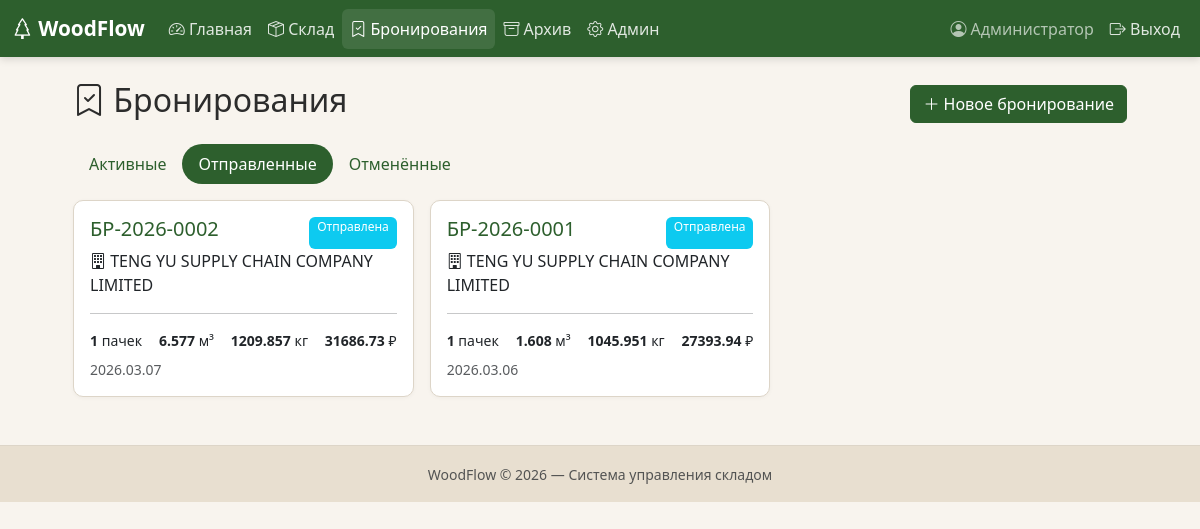
The page /bookings?status=отправлена (signed in) on the database as committed earlier.
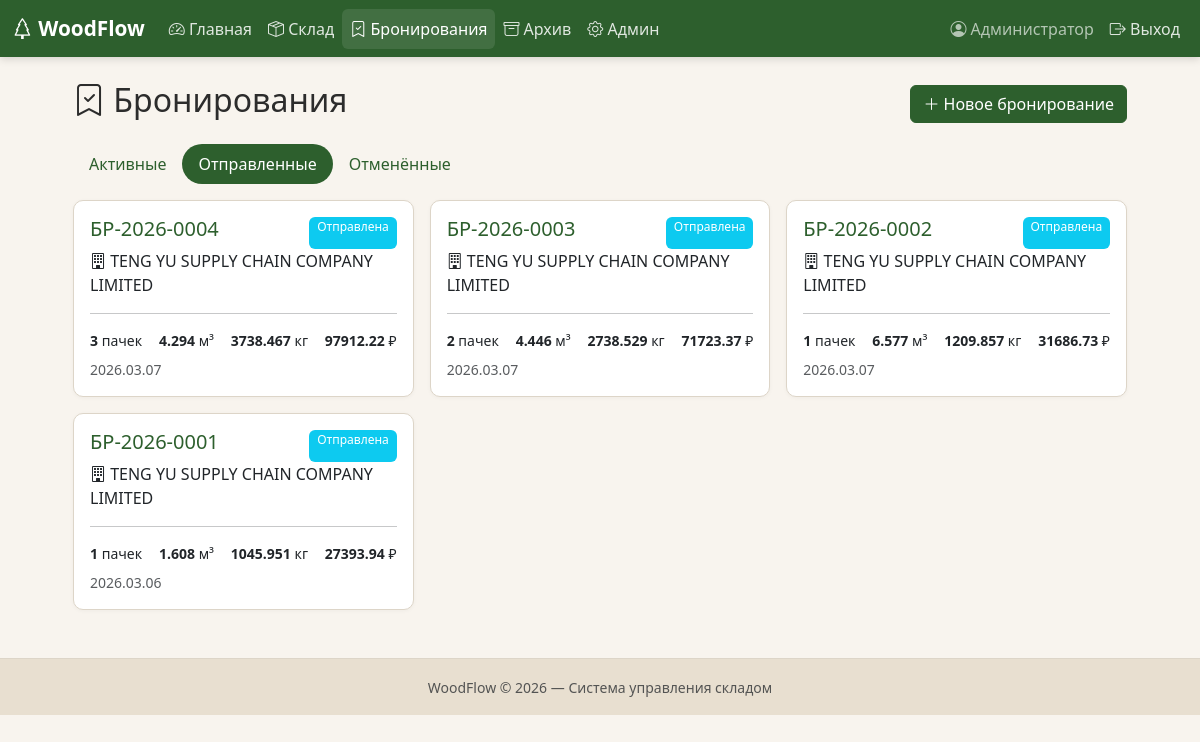
The same page on the database as committed later.
### models.py (models this page shows)
class Booking(db.Model):
    __tablename__ = "bookings"
    id = db.Column(db.Integer, primary_key=True)
    number = db.Column(db.String(50), unique=True, nullable=False)
    company_name = db.Column(db.String(100), nullable=False)
    adres = db.Column(db.String(250), default="")
    status = db.Column(db.String(20), default="активная")      # активная / отправлена / отменена
    notes = db.Column(db.Text, default="")
    created_at = db.Column(db.DateTime, default=lambda: datetime.now(ZoneInfo("Europe/Moscow")))
    created_by = db.Column(db.Integer, db.ForeignKey("users.id"))
    price_per_m3 = db.Column(db.Float, default=0)  # руб
    contract = db.Column(db.String(50), default="")
    packs = db.relationship("WoodPack", backref="booking", lazy=True)
    shipment = db.relationship("Shipment", backref="booking", uselist=False)
    total_volume_nominal_for_pok = db.Column(db.Float, default=0, nullable=True)
    total_volume_fact_for_pok = db.Column(db.Float, default=0, nullable=True)
    total_volume_nominal_for_tam = db.Column(db.Float, default=0, nullable=True)
    total_volume_fact_for_tam = db.Column(db.Float, default=0, nullable=True)
    total_weight_nominal_for_pok = db.Column(db.Float, default=0, nullable=True)
    total_weight_fact_for_pok = db.Column(db.Float, default=0, nullable=True)
    total_weight_nominal_for_tam = db.Column(db.Float, default=0, nullable=True)
    total_weight_fact_for_tam = db.Column(db.Float, default=0, nullable=True)
    total_price = db.Column(db.Float, default=0, nullable=True)
    pack_count = db.Column(db.Integer, default=0, nullable=True)

### app.py (the view)
@app.route("/bookings")
@login_required
def bookings():
    status_filter = request.args.get("status", "активная")
    q = Booking.query
    if status_filter:
        q = q.filter(Booking.status == status_filter)
    booking_list = q.order_by(Booking.created_at.desc()).all()
    return render_template(
        "bookings.html", bookings=booking_list, status_filter=status_filter
    )

### app.py (called while the page is built)
@login_manager.user_loader
def load_user(user_id):
    return db.session.get(User, int(user_id))

### models.py (called while the page is built)
    @property
    def is_active(self):
        return self.is_active_user

### templates/bookings.html (shortened to what this page needs)
{% extends "base.html" %}
{% block content %}
<div class="row justify-content-center">
<div class="col-lg-11">
    <div class="d-flex justify-content-between align-items-center mb-3">
        <h2><i class="bi bi-bookmark-check"></i> Бронирования</h2>
        <a href="{{ url_for('create_booking') }}" class="btn btn-wf-green">
            <i class="bi bi-plus-lg"></i> Новое бронирование
        </a>
    </div>
    <ul class="nav nav-pills mb-3">
        <li class="nav-item">
            <a class="nav-link {{ 'active' if status_filter == 'активная' }}"
               href="?status=активная">Активные</a>
        </li>
        <li class="nav-item">
            <a class="nav-link {{ 'active' if status_filter == 'отправлена' }}"
               href="?status=отправлена">Отправленные</a>
        </li>
        <li class="nav-item">
            <a class="nav-link {{ 'active' if status_filter == 'отменена' }}"
               href="?status=отменена">Отменённые</a>
        </li>
    </ul>
    <div class="row g-3">
        {% for b in bookings %}
        <div class="col-md-6 col-xl-4">
            <div class="card wf-card h-100 cursor-pointer"
                 onclick="location.href='{{ url_for('booking_detail', booking_id=b.id) }}'">
                <div class="card-body">
                    <div class="d-flex justify-content-between">
                        <h5 class="card-title text-wf-green">{{ b.number }}</h5>
                        {% if b.status == 'активная' %}
                        <span class="badge bg-success">Активная</span>
                        {% elif b.status == 'отправлена' %}
                        <span class="badge bg-info">Отправлена</span>
                        {% else %}
                        <span class="badge bg-secondary">Отменена</span>
                        {% endif %}
                    </div>
                    <p class="mb-1">
                        <i class="bi bi-building"></i>
                        {{ b.company_name or '—' }}
                    </p>
                    <hr>
                    <div class="d-flex justify-content-between small">
                        <span><b>{{ b.pack_count }}</b> пачек</span>
                        <span><b>{{ b.total_volume_fact_for_pok | round(3)}}</b> м³</span>
                        <span><b>{{ b.total_weight_nominal_for_tam | round(3)}}</b> кг</span>
                        <span>
                            <b>{{ b.total_price | round(2) }}</b> ₽
                        </span>
                    </div>
                    <div class="text-muted small mt-2">
                        {{ b.created_at.strftime('%Y.%m.%d') }}
                    </div>
                </div>
            </div>
        </div>
        {% else %}
        <div class="col-12 text-center text-muted py-5">
            <p>Нет бронирований</p>
        </div>
        {% endfor %}
    </div>
</div>
</div>
{% endblock %}

Rows that differ between the two databases and show on the page:
added Booking: number "БР-2026-0004", status "Отправлена", company_name "TENG YU SUPPLY CHAIN COMPANY LIMITED", pack_count "3", total_volume_fact_for_pok "4.294", total_weight_nominal_for_tam "3738.467", total_price "97912.22", created_at "2026.03.07"
added Booking: number "БР-2026-0003", status "Отправлена", company_name "TENG YU SUPPLY CHAIN COMPANY LIMITED", pack_count "2", total_volume_fact_for_pok "4.446", total_weight_nominal_for_tam "2738.529", total_price "71723.37", created_at "2026.03.07"
